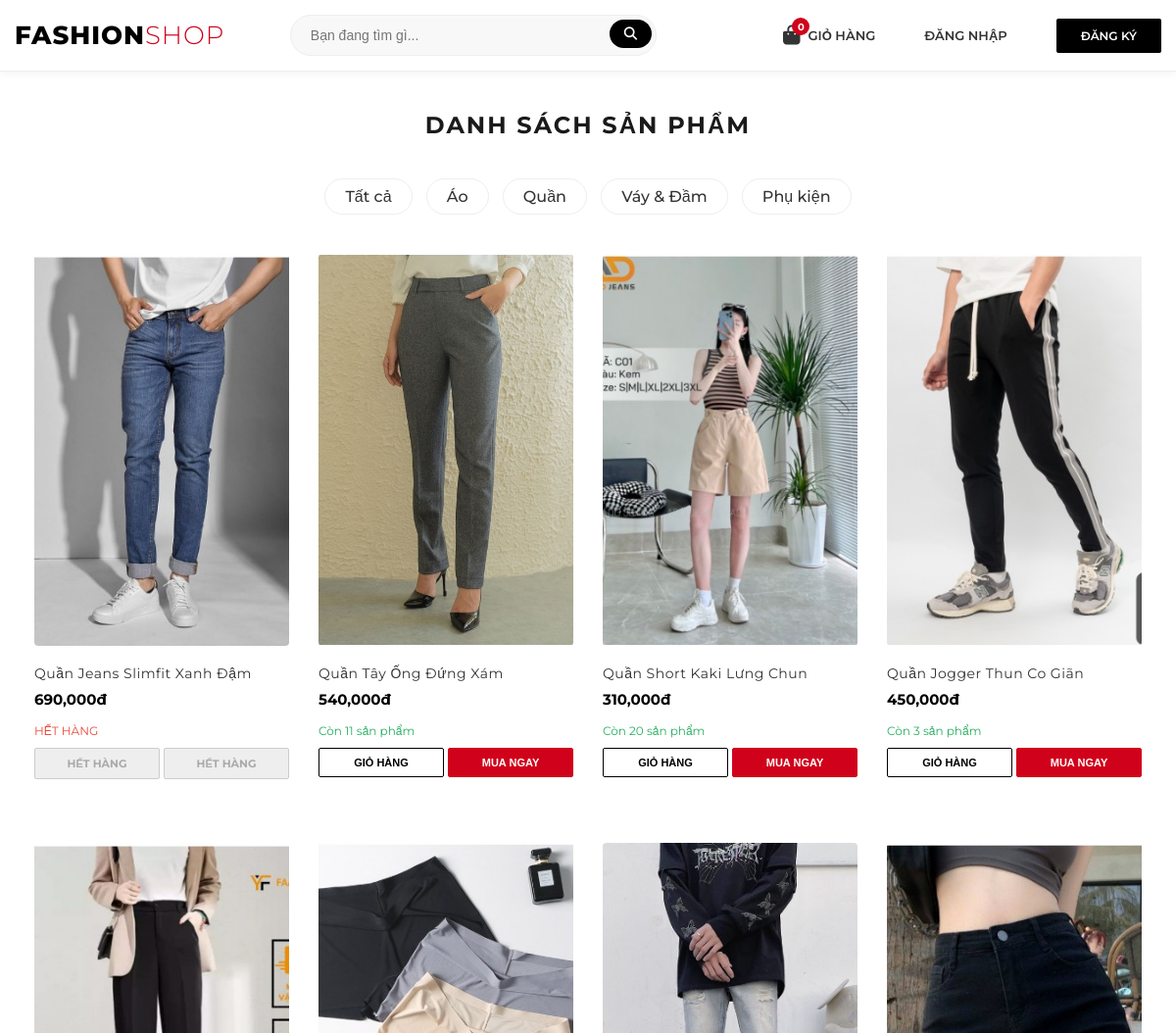
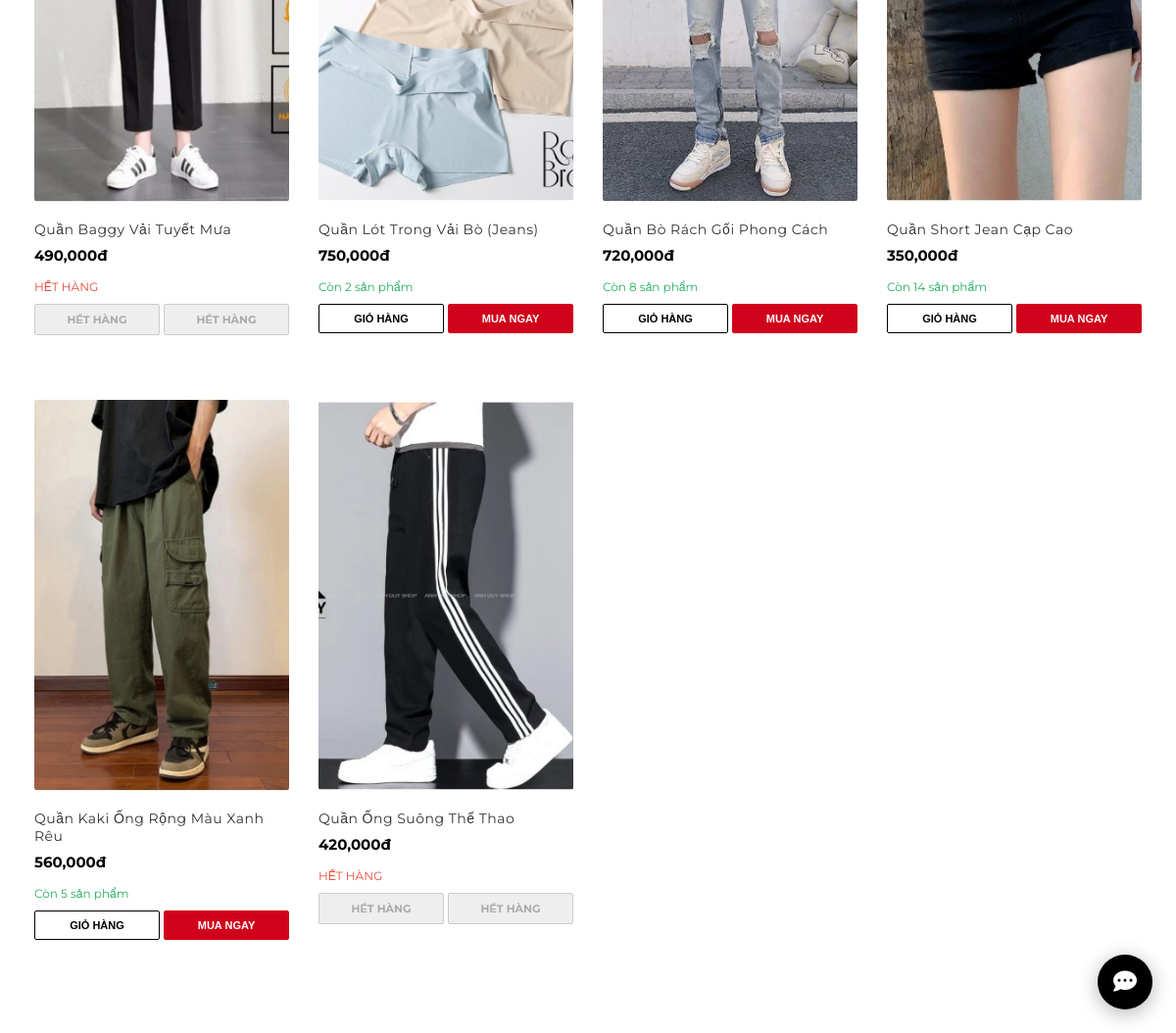
Screenshot of /index.php?category=2 with the database file from the repository (2 pictures, top to bottom).
### tables this page shows
CREATE TABLE `categories` (
  `id` int(11) NOT NULL,
  `name` varchar(100) NOT NULL
);

CREATE TABLE `products` (
  `id` int(11) NOT NULL,
  `category_id` int(11) DEFAULT NULL,
  `name` varchar(255) NOT NULL,
  `price` decimal(10,2) NOT NULL,
  `stock` int(11) NOT NULL DEFAULT 0,
  `description` text DEFAULT NULL,
  `image` varchar(255) DEFAULT NULL
);

### public/index.php (the view, shortened to what this page needs)
<?php
include __DIR__ . '/../templates/partials/header.php';
$search = $_GET['search'] ?? '';
$cat_id = $_GET['category'] ?? '';
$stmt_cats = $pdo->query("SELECT * FROM categories");
$categories = $stmt_cats->fetchAll();
$sql = "SELECT * FROM products WHERE name LIKE ?";
$params = ["%$search%"];
if ($cat_id) {
    $sql .= " AND category_id = ?";
    $params[] = $cat_id;
}
$stmt = $pdo->prepare($sql);
$stmt->execute($params);
$products = $stmt->fetchAll();
?>
<div class="container" style="max-width: 1200px; margin: 0 auto; padding: 20px;">
    <h2 style="text-align: center; text-transform: uppercase; letter-spacing: 2px; margin-bottom: 30px;">
        Danh sách sản phẩm
    </h2>
    <div class="filters" style="text-align: center; margin-bottom: 40px;">
        <a href="index.php" class="<?= !$cat_id ? 'active-filter' : '' ?>"
            style="text-decoration: none; color: #333; padding: 8px 20px; border: 1px solid #eee; margin: 0 5px; border-radius: 20px; display: inline-block;">
            Tất cả
        </a>
        <?php foreach ($categories as $cat): ?>
            <a href="index.php?category=<?= $cat['id'] ?>"
                style="text-decoration: none; color: #333; padding: 8px 20px; border: 1px solid #eee; margin: 0 5px; border-radius: 20px; display: inline-block;">
                <?= $cat['name'] ?>
            </a>
        <?php endforeach; ?>
    </div>
    <div class="product-grid">
        <?php if (count($products) > 0): ?>
            <?php foreach ($products as $p): ?>
                <div class="product-card">
                    <a href="product.php?id=<?= $p['id']; ?>">
                        <img src="/assets/images/<?= $p['image']; ?>" alt="<?= $p['name']; ?>">
                    </a>
                    <div class="product-info">
                        <div class="product-name"><?= $p['name']; ?></div>
                        <div class="product-price"><?= number_format($p['price']); ?>đ</div>
                        <?php $outOfStock = (int)($p['stock'] ?? 0) <= 0; ?>
                        <p style="font-size: 12px; color: <?= $outOfStock ? '#e74c3c' : '#27ae60' ?>; margin: 5px 0;">
                            <?= $outOfStock ? 'HẾT HÀNG' : 'Còn ' . (int)$p['stock'] . ' sản phẩm' ?>
                        </p>
                        <form action="add_to_cart.php" method="POST" style="margin-top: 10px;">
                            <div style="display: flex; gap: 4px;">
                                <?php if ($outOfStock): ?>
                                    <span style="flex:1; padding:8px 2px; font-size:11px; text-align:center; border:1px solid #ccc; background:#eee; color:#aaa; font-weight:bold; border-radius:2px;">HẾT HÀNG</span>
                                    <span style="flex:1; padding:8px 2px; font-size:11px; text-align:center; border:1px solid #ccc; background:#eee; color:#aaa; font-weight:bold; border-radius:2px;">HẾT HÀNG</span>
                                <?php else: ?>
                                    <button type="submit" name="action" value="add"
                                        style="flex:1; padding:8px 2px; font-size:11px; cursor:pointer; border:1px solid #000; background:#fff; color:#000; font-weight:bold; border-radius:2px;">
                                        GIỎ HÀNG
                                    </button>
                                    <button type="submit" name="action" value="buy_now"
                                        style="flex:1; padding:8px 2px; font-size:11px; cursor:pointer; background:#d0021b; border:1px solid #d0021b; color:#fff; font-weight:bold; border-radius:2px;">
                                        MUA NGAY
                                    </button>
                                <?php endif; ?>
                            </div>
                        </form>
                    </div>
                </div>
            <?php endforeach; ?>
        <?php else: ?>
            <p style="text-align: center; width: 100%; grid-column: 1 / -1;">Không tìm thấy sản phẩm nào.</p>
        <?php endif; ?>
    </div>
</div>
<?php include __DIR__ . '/../templates/partials/footer.php'; ?>

### public/assets/css/style.css (style rules this page uses)
:root { --main-color: #1a1a1a; --accent-color: #ff4757; --text-muted: #777; --border-color: #eee; }
body { font-family: 'Montserrat', sans-serif; color: var(--main-color); background-color: #fff; margin: 0; }
.product-grid { display: grid; grid-template-columns: repeat(auto-fill, minmax(250px, 1fr)); gap: 30px; max-width: 1200px; margin: 40px auto; padding: 0 15px; }
.product-card { position: relative; overflow: hidden; transition: 0.4s; }
.product-card img { width: 100%; height: 380px; object-fit: cover; transition: 0.5s; }
.product-info { padding: 15px 0; text-align: left; }
.product-name { font-size: 15px; margin-bottom: 5px; font-weight: 400; text-transform: capitalize; }
.product-price { font-weight: 700; font-size: 16px; }
.filters { margin: 40px 0; }
.filters a { transition: all 0.3s ease; border-color: #ddd; font-weight: 500; }
.product-card { border: none; margin-bottom: 20px; }
.product-card img { width: 100%; height: 400px; object-fit: cover; border-radius: 4px; transition: transform 0.6s ease; }
.product-info { padding-top: 15px; }
.product-name { font-size: 14px; color: #333; margin-bottom: 8px; letter-spacing: 0.5px; }
.product-price { font-size: 15px; color: #000; margin-bottom: 15px; }

### templates/partials/header.php (style rules this page uses)
body { font-family: 'Montserrat', sans-serif; }

### rows the page displays
categories: name "Áo"
categories: name "Quần"
categories: name "Váy & Đầm"
categories: name "Phụ kiện"
products: image (picture), name "Quần Jeans Slimfit Xanh Đậm", price "690,000", stock "HẾT HÀNG"
products: image (picture), name "Quần Tây Ống Đứng Xám", price "540,000", stock "11", shows "GIỎ HÀNG"
products: image (picture), name "Quần Short Kaki Lưng Chun", price "310,000", stock "20", shows "GIỎ HÀNG"
products: image (picture), name "Quần Jogger Thun Co Giãn", price "450,000", stock "3", shows "GIỎ HÀNG"
products: image (picture), name "Quần Baggy Vải Tuyết Mưa", price "490,000", stock "HẾT HÀNG"
products: image (picture), name "Quần Lót Trong Vải Bò (Jeans)", price "750,000", stock "2", shows "GIỎ HÀNG"
products: image (picture), name "Quần Bò Rách Gối Phong Cách", price "720,000", stock "8", shows "GIỎ HÀNG"
products: image (picture), name "Quần Short Jean Cạp Cao", price "350,000", stock "14", shows "GIỎ HÀNG"
products: image (picture), name "Quần Kaki Ống Rộng Màu Xanh Rêu", price "560,000", stock "5", shows "GIỎ HÀNG"
products: image (picture), name "Quần Ống Suông Thể Thao", price "420,000", stock "HẾT HÀNG"

### other values shown
$total_items "0"
